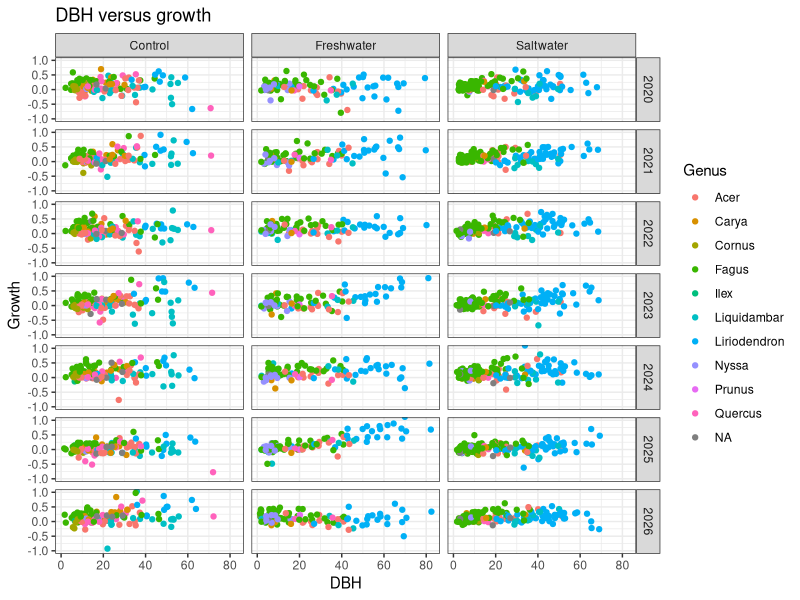
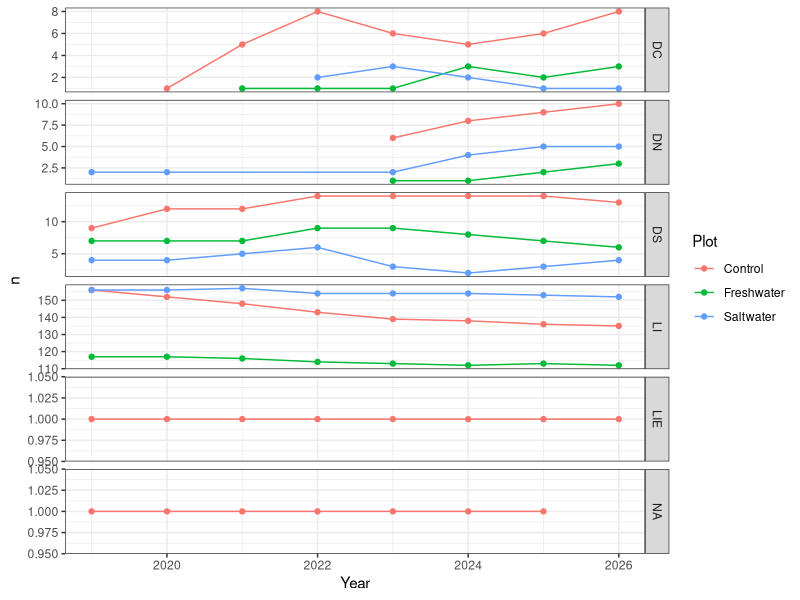
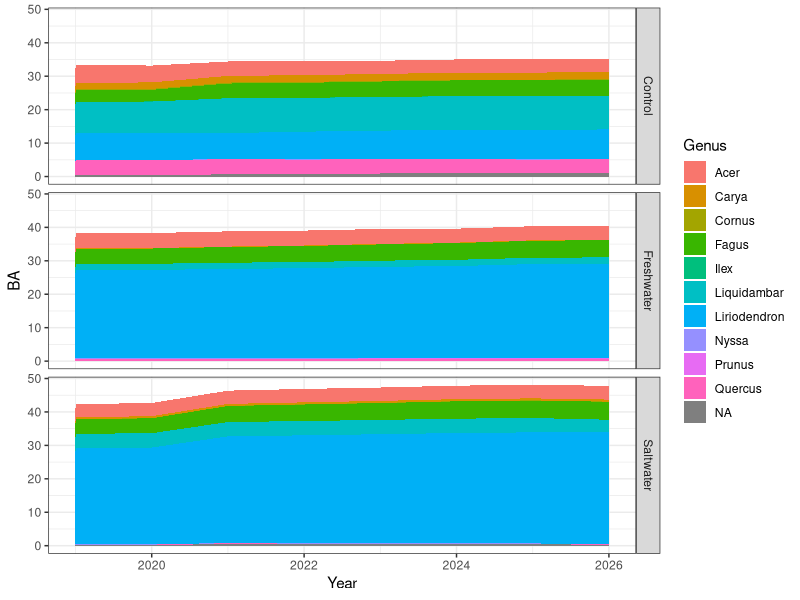
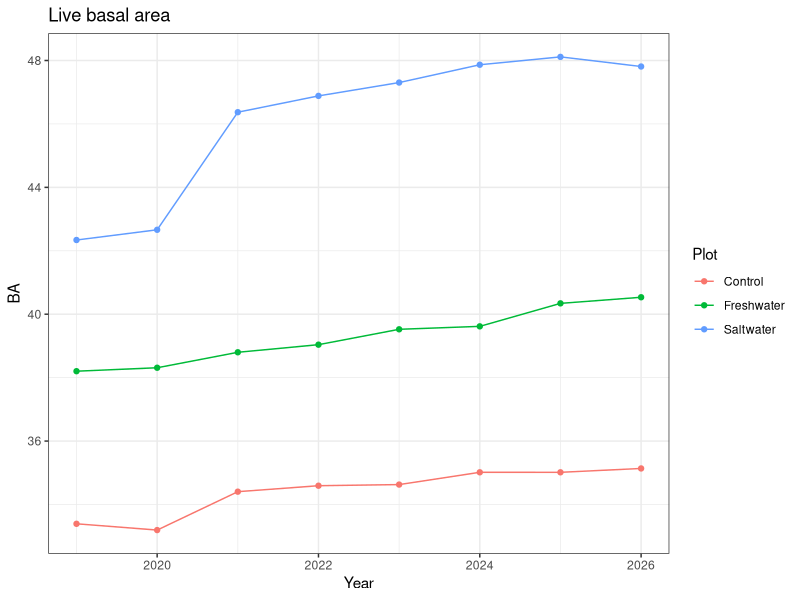
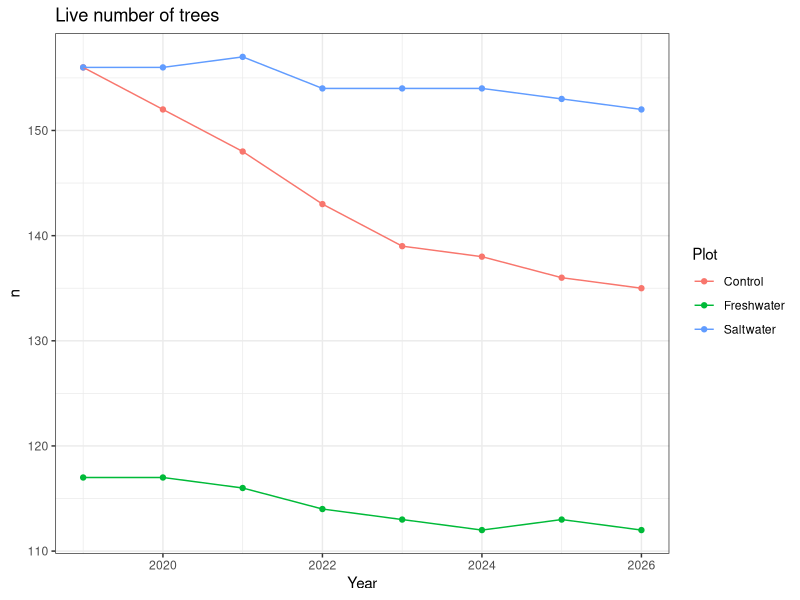

Reproduce these figures in R, in order.
## ---- chunk 1
knitr::opts_chunk$set(echo = TRUE)

# QA/QC and summarize the TEMPEST inventory data
# BBL March 22022

library(readr)
library(dplyr)
library(tidyr)
library(ggplot2)
theme_set(theme_bw())
## ---- chunk 2
inv <- read_csv("../Data/tree_inventory/inventory.csv",
                col_types = cols(
                    Plot = col_character(),
                    Section = col_character(),
                    Tree_ID = col_double(),
                    Grid = col_character(),
                    DBH_2019 = col_double(),
                    Date_2019 = col_date(format = ""),
                    Species_code = col_character(),
                    Status_2019 = col_character(),
                    DBH_2020 = col_double(),
                    Date_2020 = col_date(format = ""),
                    Status_2020 = col_character(),
                    Date_2021 = col_date(format = ""),
                    DBH_2021 = col_double(),
                    Status_2021 = col_character(),
                    Date_2022 = col_date(format = ""),
                    DBH_2022 = col_double(),
                    Status_2022 = col_character(),
                    Date_2023 = col_date(format = ""),
                    DBH_2023 = col_double(),
                    Status_2023 = col_character(),
                    Date_2024 = col_date(format = ""),
                    DBH_2024 = col_double(),
                    Status_2024 = col_character(),
                    Date_2025 = col_date(format = ""),
                    DBH_2025 = col_double(),
                    Status_2025 = col_character(),
                    Date_2026 = col_date(format = ""),
                    DBH_2026 = col_double(),
                    Status_2026 = col_character(),
                    In_Plot = col_logical(),
                    Notes = col_character(),
                    JS_codes = col_character()
                )
)
                
genera <- read_csv("../Data/tree_inventory/species_genera.csv", 
                   col_types = "cc")

# There are some trees in our records that aren't in the plot, because of plot
# relocation several years ago. Remove them
inv <- filter(inv, In_Plot)

# Compute growth
# Growth_{year} is the difference between DBH_{year} and DBH_{year-1}
# It may be negative, because of inaccuracies in hand measurement of DBH
# Also flag resurrection and zombie trees
cn <- colnames(inv)
cn <- cn[grep("DBH_[0-9]{4}$", cn)]
years <- as.integer(gsub("DBH_", "", cn))
for(yr in years[-1]) {
    inv[[paste0("Growth_", yr)]] <- inv[[paste0("DBH_", yr)]] - inv[[paste0("DBH_", yr-1)]]
    inv[[paste0("Resurrect_", yr)]] <- inv[[paste0("Status_", yr)]] == "LI" &
        inv[[paste0("Status_", yr-1)]] %in% c("DS", "DC")
    inv[[paste0("Zombie_", yr)]] <- inv[[paste0("Status_", yr)]] == "DS" &
        inv[[paste0("Status_", yr-1)]] == c("DC")}

# The inventory file is 'wide'; we want it long
# Helper function: pivot_longer and separate {prefix}_{year}
pivot_and_split <- function(df, col_prefix) {
    stopifnot(any(grepl(col_prefix, colnames(df)))) # not present
    newcol <- gsub("_", "", col_prefix)
    df %>%
        select(Plot, Section, Tree_ID, Grid, Species_code, starts_with(col_prefix)) %>%
        pivot_longer(cols = starts_with(col_prefix), values_to = newcol) %>%
        separate(name, into = c("x", "Year")) %>%
        select(-x)
}

# Reshape and split the date_{year}, Status_{year}, and DBH_{year} columns
inv_long_dbh <- pivot_and_split(inv, "DBH_")
inv_long_date <- pivot_and_split(inv, "Date_")
inv_long_growth <- pivot_and_split(inv, "Growth_")
inv_long_resurrect <- pivot_and_split(inv, "Resurrect_")
inv_long_zombie <- pivot_and_split(inv, "Zombie_")
joincols <- c("Plot", "Section", "Tree_ID", "Grid", "Species_code", "Year")
inv %>%
    pivot_and_split("Status_") %>%
    left_join(inv_long_dbh, by = joincols) %>%
    left_join(inv_long_growth, by = joincols) %>%
    left_join(inv_long_resurrect, by = joincols) %>%
    left_join(inv_long_zombie, by = joincols) %>%
    left_join(inv_long_date, by = joincols) %>%
    # clean up
    mutate(Year = as.integer(Year)) %>%
    arrange(Plot, Tree_ID, Year) %>% 
    # add genus information for cleaner graphs
    left_join(genera, by = "Species_code") %>% 
    # status codes propagate to following years
    mutate(Status_original = Status) %>% 
    fill(Status) ->
    inv_long

rm(inv_long_dbh, inv_long_date, inv_long_growth, inv_long_resurrect, inv_long_zombie)
## ---- chunk 3
growth_limits <- c(-1.0, 1.0)
inv_long %>% 
    filter(!is.na(Growth)) %>% 
    ggplot(aes(DBH, Growth, color = Genus)) +
    geom_jitter(na.rm = TRUE) + 
    coord_cartesian(ylim = growth_limits) + 
    ggtitle("DBH versus growth") +
    facet_grid(Year ~ Plot)

inv_long %>% 
    filter(Growth >= min(growth_limits), Growth <= max(growth_limits)) %>% 
    group_by(Genus, Year) %>% 
    summarise(Growth = mean(Growth, na.rm = TRUE),
              .groups = "drop") %>% 
    pivot_wider(names_from = "Year", values_from = "Growth") %>% 
    knitr::kable(caption = "Growth by genus and year", digits = 2)

inv_long %>% 
    filter(Growth < min(growth_limits) | Growth > max(growth_limits)) %>% 
    select(Plot, Section, Tree_ID, Grid, Species_code, Year, Status, DBH, Growth) %>% 
    knitr::kable(caption = "Extreme growth values")
## ---- chunk 4
inv_long %>% 
    filter(Resurrect) %>% 
    select(Plot, Section, Tree_ID, Grid, Species_code, Year, Status, DBH) %>% 
    knitr::kable()
## ---- chunk 5
inv_long %>% 
    filter(Zombie) %>% 
    select(Plot, Section, Tree_ID, Grid, Species_code, Year, Status, DBH) %>% 
    knitr::kable()
## ---- chunk 6
inv_long %>% 
    filter(!Status %in% c("LI", "DS", "DC", "DN")) %>% 
    knitr::kable(caption = "Bad status")

inv_long %>% 
    filter(DBH < 1) %>% 
    knitr::kable(caption = "Bad DBH")

inv_long %>%
    filter(Status == "LI", is.na(Species_code)) %>%
    group_by(Plot, Section, Tree_ID, Grid, Species_code) %>% 
    summarise(Year = paste(Year, collapse = ", "), .groups = "drop") %>% 
    knitr::kable(caption = "Live tree, unknown species")
## ---- chunk 7
# Number of trees
inv_long %>%
    group_by(Plot, Year, Status) %>%
    summarise(n = n(), .groups = "drop") %>%
    ggplot(aes(Year, n, color = Plot, group = Plot)) +
    geom_point() +
    geom_line() +
    facet_grid(Status~., scales = "free")
## ---- chunk 8
# Live trees species mix
inv_long %>%
    filter(Status == "LI") %>%
    group_by(Plot, Year, Genus) %>%
    summarise(n = n(),
              BA = sum(((DBH / 100) / 2) ^ 2 * pi, na.rm = TRUE) * 10000 / (50 * 40),
              .groups = "drop") ->
    species_mix

# Make a table of fractional BA
species_mix %>% 
    filter(Year == max(Year)) %>% 
    group_by(Plot) %>% 
    mutate(BA_frac = BA / sum(BA)) %>% 
    knitr::kable(caption = "Basal area by plot and species")

# Live trees BA
ggplot(species_mix, aes(Year, BA, fill = Genus)) +
    geom_area(position="stack") +
    facet_grid(Plot~.)
## ---- chunk 9
species_mix %>%
    group_by(Plot, Year) %>%
    summarise(n = sum(n),
              BA = sum(BA, na.rm = TRUE),
              .groups = "drop") ->
    plot_totals

ggplot(plot_totals, aes(Year, BA, color = Plot, group = Plot)) + geom_point() + geom_line() + ggtitle("Live basal area")
ggplot(plot_totals, aes(Year, n, color = Plot, group = Plot)) + geom_point() + geom_line() + ggtitle("Live number of trees")
